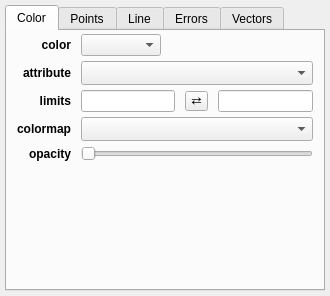
<?xml version="1.0" encoding="UTF-8"?>
<ui version="4.0">
 <class>Form</class>
 <widget class="QWidget" name="Form">
  <property name="geometry">
   <rect>
    <x>0</x>
    <y>0</y>
    <width>330</width>
    <height>296</height>
   </rect>
  </property>
  <property name="windowTitle">
   <string>Form</string>
  </property>
  <layout class="QGridLayout" name="gridLayout">
   <property name="leftMargin">
    <number>5</number>
   </property>
   <property name="topMargin">
    <number>5</number>
   </property>
   <property name="rightMargin">
    <number>5</number>
   </property>
   <property name="bottomMargin">
    <number>5</number>
   </property>
   <item row="0" column="1">
    <widget class="QTabWidget" name="tab_widget">
     <property name="currentIndex">
      <number>0</number>
     </property>
     <property name="elideMode">
      <enum>Qt::ElideNone</enum>
     </property>
     <widget class="QWidget" name="tab_4">
      <attribute name="title">
       <string>Color</string>
      </attribute>
      <layout class="QGridLayout" name="gridLayout_5">
       <property name="leftMargin">
        <number>10</number>
       </property>
       <property name="topMargin">
        <number>3</number>
       </property>
       <property name="rightMargin">
        <number>10</number>
       </property>
       <property name="bottomMargin">
        <number>3</number>
       </property>
       <property name="horizontalSpacing">
        <number>10</number>
       </property>
       <property name="verticalSpacing">
        <number>5</number>
       </property>
       <item row="5" column="1" colspan="3">
        <widget class="QSlider" name="value_alpha">
         <property name="maximum">
          <number>100</number>
         </property>
         <property name="orientation">
          <enum>Qt::Horizontal</enum>
         </property>
        </widget>
       </item>
       <item row="5" column="0">
        <widget class="QLabel" name="label_7">
         <property name="font">
          <font>
           <weight>75</weight>
           <bold>true</bold>
          </font>
         </property>
         <property name="text">
          <string>opacity</string>
         </property>
         <property name="alignment">
          <set>Qt::AlignRight|Qt::AlignTrailing|Qt::AlignVCenter</set>
         </property>
        </widget>
       </item>
       <item row="3" column="1">
        <widget class="QLineEdit" name="valuetext_cmap_vmin"/>
       </item>
       <item row="6" column="1" colspan="3">
        <spacer name="horizontalSpacer_5">
         <property name="orientation">
          <enum>Qt::Horizontal</enum>
         </property>
         <property name="sizeHint" stdset="0">
          <size>
           <width>40</width>
           <height>1</height>
          </size>
         </property>
        </spacer>
       </item>
       <item row="0" column="3">
        <widget class="QColorBox" name="color_color">
         <property name="sizePolicy">
          <sizepolicy hsizetype="Preferred" vsizetype="Minimum">
           <horstretch>0</horstretch>
           <verstretch>0</verstretch>
          </sizepolicy>
         </property>
         <property name="text">
          <string/>
         </property>
        </widget>
       </item>
       <item row="3" column="3">
        <widget class="QLineEdit" name="valuetext_cmap_vmax"/>
       </item>
       <item row="6" column="0">
        <spacer name="verticalSpacer_2">
         <property name="orientation">
          <enum>Qt::Vertical</enum>
         </property>
         <property name="sizeHint" stdset="0">
          <size>
           <width>20</width>
           <height>40</height>
          </size>
         </property>
        </spacer>
       </item>
       <item row="2" column="1" colspan="3">
        <widget class="QComboBox" name="combosel_cmap_att">
         <property name="sizeAdjustPolicy">
          <enum>QComboBox::AdjustToMinimumContentsLengthWithIcon</enum>
         </property>
        </widget>
       </item>
       <item row="0" column="1">
        <widget class="QComboBox" name="combosel_cmap_mode">
         <property name="maximumSize">
          <size>
           <width>80</width>
           <height>16777215</height>
          </size>
         </property>
        </widget>
       </item>
       <item row="3" column="2">
        <widget class="QToolButton" name="button_flip_cmap">
         <property name="styleSheet">
          <string notr="true">padding: 0px</string>
         </property>
         <property name="text">
          <string>⇄</string>
         </property>
        </widget>
       </item>
       <item row="0" column="0">
        <widget class="QLabel" name="label_10">
         <property name="font">
          <font>
           <weight>75</weight>
           <bold>true</bold>
          </font>
         </property>
         <property name="text">
          <string>color</string>
         </property>
         <property name="alignment">
          <set>Qt::AlignRight|Qt::AlignTrailing|Qt::AlignVCenter</set>
         </property>
        </widget>
       </item>
       <item row="3" column="0">
        <widget class="QLabel" name="label_cmap_limits">
         <property name="font">
          <font>
           <weight>75</weight>
           <bold>true</bold>
          </font>
         </property>
         <property name="text">
          <string>limits</string>
         </property>
         <property name="alignment">
          <set>Qt::AlignRight|Qt::AlignTrailing|Qt::AlignVCenter</set>
         </property>
        </widget>
       </item>
       <item row="4" column="0">
        <widget class="QLabel" name="label_colormap">
         <property name="font">
          <font>
           <weight>75</weight>
           <bold>true</bold>
          </font>
         </property>
         <property name="text">
          <string>colormap</string>
         </property>
         <property name="alignment">
          <set>Qt::AlignRight|Qt::AlignTrailing|Qt::AlignVCenter</set>
         </property>
        </widget>
       </item>
       <item row="2" column="0">
        <widget class="QLabel" name="label_cmap_attribute">
         <property name="font">
          <font>
           <weight>75</weight>
           <bold>true</bold>
          </font>
         </property>
         <property name="text">
          <string>attribute</string>
         </property>
         <property name="alignment">
          <set>Qt::AlignRight|Qt::AlignTrailing|Qt::AlignVCenter</set>
         </property>
        </widget>
       </item>
       <item row="4" column="1" colspan="3">
        <widget class="QColormapCombo" name="combodata_cmap">
         <property name="sizePolicy">
          <sizepolicy hsizetype="Expanding" vsizetype="Fixed">
           <horstretch>0</horstretch>
           <verstretch>0</verstretch>
          </sizepolicy>
         </property>
         <property name="sizeAdjustPolicy">
          <enum>QComboBox::AdjustToMinimumContentsLengthWithIcon</enum>
         </property>
        </widget>
       </item>
      </layout>
     </widget>
     <widget class="QWidget" name="tab_2">
      <attribute name="title">
       <string>Points</string>
      </attribute>
      <layout class="QGridLayout" name="gridLayout_4">
       <property name="leftMargin">
        <number>10</number>
       </property>
       <property name="topMargin">
        <number>3</number>
       </property>
       <property name="rightMargin">
        <number>10</number>
       </property>
       <property name="bottomMargin">
        <number>3</number>
       </property>
       <property name="horizontalSpacing">
        <number>10</number>
       </property>
       <property name="verticalSpacing">
        <number>5</number>
       </property>
       <item row="7" column="1" colspan="3">
        <widget class="QComboBox" name="combosel_stretch">
         <property name="maximumSize">
          <size>
           <width>120</width>
           <height>16777215</height>
          </size>
         </property>
         <property name="sizeAdjustPolicy">
          <enum>QComboBox::AdjustToMinimumContentsLengthWithIcon</enum>
         </property>
        </widget>
       </item>
       <item row="0" column="0">
        <widget class="QLabel" name="label">
         <property name="font">
          <font>
           <weight>75</weight>
           <bold>true</bold>
          </font>
         </property>
         <property name="text">
          <string>show</string>
         </property>
         <property name="alignment">
          <set>Qt::AlignRight|Qt::AlignTrailing|Qt::AlignVCenter</set>
         </property>
        </widget>
       </item>
       <item row="5" column="0">
        <widget class="QLabel" name="label_size_limits">
         <property name="font">
          <font>
           <weight>75</weight>
           <bold>true</bold>
          </font>
         </property>
         <property name="layoutDirection">
          <enum>Qt::LeftToRight</enum>
         </property>
         <property name="text">
          <string>limits</string>
         </property>
         <property name="alignment">
          <set>Qt::AlignRight|Qt::AlignTrailing|Qt::AlignVCenter</set>
         </property>
        </widget>
       </item>
       <item row="5" column="2">
        <widget class="QToolButton" name="button_flip_size">
         <property name="styleSheet">
          <string notr="true">padding: 0px</string>
         </property>
         <property name="text">
          <string>⇄</string>
         </property>
        </widget>
       </item>
       <item row="8" column="0">
        <widget class="QLabel" name="label_dpi">
         <property name="font">
          <font>
           <weight>75</weight>
           <bold>true</bold>
          </font>
         </property>
         <property name="text">
          <string>dpi</string>
         </property>
         <property name="alignment">
          <set>Qt::AlignRight|Qt::AlignTrailing|Qt::AlignVCenter</set>
         </property>
        </widget>
       </item>
       <item row="5" column="1">
        <widget class="QLineEdit" name="valuetext_size_vmin"/>
       </item>
       <item row="4" column="0">
        <widget class="QLabel" name="label_size_attribute">
         <property name="font">
          <font>
           <weight>75</weight>
           <bold>true</bold>
          </font>
         </property>
         <property name="layoutDirection">
          <enum>Qt::LeftToRight</enum>
         </property>
         <property name="text">
          <string>attribute</string>
         </property>
         <property name="alignment">
          <set>Qt::AlignRight|Qt::AlignTrailing|Qt::AlignVCenter</set>
         </property>
        </widget>
       </item>
       <item row="6" column="0">
        <widget class="QLabel" name="label_size_scaling">
         <property name="font">
          <font>
           <weight>75</weight>
           <bold>true</bold>
          </font>
         </property>
         <property name="layoutDirection">
          <enum>Qt::LeftToRight</enum>
         </property>
         <property name="text">
          <string>scaling</string>
         </property>
         <property name="alignment">
          <set>Qt::AlignRight|Qt::AlignTrailing|Qt::AlignVCenter</set>
         </property>
        </widget>
       </item>
       <item row="2" column="0">
        <widget class="QLabel" name="label_size_mode">
         <property name="font">
          <font>
           <weight>75</weight>
           <bold>true</bold>
          </font>
         </property>
         <property name="layoutDirection">
          <enum>Qt::LeftToRight</enum>
         </property>
         <property name="text">
          <string>size</string>
         </property>
         <property name="alignment">
          <set>Qt::AlignRight|Qt::AlignTrailing|Qt::AlignVCenter</set>
         </property>
        </widget>
       </item>
       <item row="10" column="1" colspan="3">
        <spacer name="horizontalSpacer_4">
         <property name="orientation">
          <enum>Qt::Horizontal</enum>
         </property>
         <property name="sizeHint" stdset="0">
          <size>
           <width>40</width>
           <height>1</height>
          </size>
         </property>
        </spacer>
       </item>
       <item row="5" column="3">
        <widget class="QLineEdit" name="valuetext_size_vmax"/>
       </item>
       <item row="10" column="0">
        <spacer name="verticalSpacer">
         <property name="orientation">
          <enum>Qt::Vertical</enum>
         </property>
         <property name="sizeHint" stdset="0">
          <size>
           <width>20</width>
           <height>40</height>
          </size>
         </property>
        </spacer>
       </item>
       <item row="6" column="1" colspan="3">
        <widget class="QSlider" name="value_size_scaling">
         <property name="maximum">
          <number>100</number>
         </property>
         <property name="value">
          <number>50</number>
         </property>
         <property name="orientation">
          <enum>Qt::Horizontal</enum>
         </property>
        </widget>
       </item>
       <item row="2" column="1">
        <widget class="QComboBox" name="combosel_size_mode">
         <property name="sizePolicy">
          <sizepolicy hsizetype="Minimum" vsizetype="Fixed">
           <horstretch>0</horstretch>
           <verstretch>0</verstretch>
          </sizepolicy>
         </property>
         <property name="maximumSize">
          <size>
           <width>80</width>
           <height>16777215</height>
          </size>
         </property>
        </widget>
       </item>
       <item row="1" column="0">
        <widget class="QLabel" name="label_14">
         <property name="font">
          <font>
           <weight>75</weight>
           <bold>true</bold>
          </font>
         </property>
         <property name="text">
          <string>type</string>
         </property>
         <property name="alignment">
          <set>Qt::AlignRight|Qt::AlignTrailing|Qt::AlignVCenter</set>
         </property>
        </widget>
       </item>
       <item row="2" column="3">
        <widget class="QSpinBox" name="value_size"/>
       </item>
       <item row="4" column="1" colspan="3">
        <widget class="QComboBox" name="combosel_size_att">
         <property name="sizeAdjustPolicy">
          <enum>QComboBox::AdjustToMinimumContentsLengthWithIcon</enum>
         </property>
        </widget>
       </item>
       <item row="0" column="1" colspan="3">
        <widget class="QCheckBox" name="bool_markers_visible">
         <property name="text">
          <string/>
         </property>
        </widget>
       </item>
       <item row="7" column="0">
        <widget class="QLabel" name="label_stretch">
         <property name="font">
          <font>
           <weight>75</weight>
           <bold>true</bold>
          </font>
         </property>
         <property name="text">
          <string>stretch</string>
         </property>
         <property name="alignment">
          <set>Qt::AlignRight|Qt::AlignTrailing|Qt::AlignVCenter</set>
         </property>
        </widget>
       </item>
       <item row="8" column="1" colspan="3">
        <widget class="QSlider" name="value_dpi">
         <property name="orientation">
          <enum>Qt::Horizontal</enum>
         </property>
        </widget>
       </item>
       <item row="1" column="1" colspan="3">
        <widget class="QComboBox" name="combosel_points_mode">
         <property name="maximumSize">
          <size>
           <width>16777215</width>
           <height>16777215</height>
          </size>
         </property>
         <property name="sizeAdjustPolicy">
          <enum>QComboBox::AdjustToMinimumContentsLengthWithIcon</enum>
         </property>
        </widget>
       </item>
       <item row="9" column="0">
        <widget class="QLabel" name="label_contrast">
         <property name="font">
          <font>
           <weight>75</weight>
           <bold>true</bold>
          </font>
         </property>
         <property name="text">
          <string>contrast</string>
         </property>
         <property name="alignment">
          <set>Qt::AlignRight|Qt::AlignTrailing|Qt::AlignVCenter</set>
         </property>
        </widget>
       </item>
       <item row="9" column="1" colspan="3">
        <widget class="QSlider" name="value_density_contrast">
         <property name="orientation">
          <enum>Qt::Horizontal</enum>
         </property>
        </widget>
       </item>
       <item row="3" column="0">
        <widget class="QLabel" name="label_fill">
         <property name="font">
          <font>
           <weight>75</weight>
           <bold>true</bold>
          </font>
         </property>
         <property name="text">
          <string>fill</string>
         </property>
         <property name="alignment">
          <set>Qt::AlignRight|Qt::AlignTrailing|Qt::AlignVCenter</set>
         </property>
        </widget>
       </item>
       <item row="3" column="1" colspan="3">
        <widget class="QCheckBox" name="bool_fill">
         <property name="text">
          <string/>
         </property>
        </widget>
       </item>
      </layout>
     </widget>
     <widget class="QWidget" name="tab_3">
      <attribute name="title">
       <string>Line</string>
      </attribute>
      <layout class="QGridLayout" name="gridLayout_3">
       <property name="leftMargin">
        <number>10</number>
       </property>
       <property name="topMargin">
        <number>3</number>
       </property>
       <property name="rightMargin">
        <number>10</number>
       </property>
       <property name="bottomMargin">
        <number>3</number>
       </property>
       <property name="horizontalSpacing">
        <number>10</number>
       </property>
       <property name="verticalSpacing">
        <number>5</number>
       </property>
       <item row="3" column="1">
        <spacer name="horizontalSpacer_3">
         <property name="orientation">
          <enum>Qt::Horizontal</enum>
         </property>
         <property name="sizeHint" stdset="0">
          <size>
           <width>40</width>
           <height>1</height>
          </size>
         </property>
        </spacer>
       </item>
       <item row="1" column="1">
        <widget class="QSpinBox" name="value_linewidth">
         <property name="minimum">
          <number>1</number>
         </property>
        </widget>
       </item>
       <item row="1" column="0">
        <widget class="QLabel" name="label_8">
         <property name="font">
          <font>
           <weight>75</weight>
           <bold>true</bold>
          </font>
         </property>
         <property name="text">
          <string>width</string>
         </property>
         <property name="alignment">
          <set>Qt::AlignRight|Qt::AlignTrailing|Qt::AlignVCenter</set>
         </property>
        </widget>
       </item>
       <item row="3" column="0">
        <spacer name="verticalSpacer_4">
         <property name="orientation">
          <enum>Qt::Vertical</enum>
         </property>
         <property name="sizeHint" stdset="0">
          <size>
           <width>20</width>
           <height>40</height>
          </size>
         </property>
        </spacer>
       </item>
       <item row="2" column="1">
        <widget class="QComboBox" name="combosel_linestyle"/>
       </item>
       <item row="2" column="0">
        <widget class="QLabel" name="label_9">
         <property name="font">
          <font>
           <weight>75</weight>
           <bold>true</bold>
          </font>
         </property>
         <property name="text">
          <string>style</string>
         </property>
         <property name="alignment">
          <set>Qt::AlignRight|Qt::AlignTrailing|Qt::AlignVCenter</set>
         </property>
        </widget>
       </item>
       <item row="0" column="0">
        <widget class="QLabel" name="label_2">
         <property name="font">
          <font>
           <weight>75</weight>
           <bold>true</bold>
          </font>
         </property>
         <property name="text">
          <string>show</string>
         </property>
         <property name="alignment">
          <set>Qt::AlignRight|Qt::AlignTrailing|Qt::AlignVCenter</set>
         </property>
        </widget>
       </item>
       <item row="0" column="1">
        <widget class="QCheckBox" name="bool_line_visible">
         <property name="text">
          <string/>
         </property>
        </widget>
       </item>
      </layout>
     </widget>
     <widget class="QWidget" name="tab">
      <attribute name="title">
       <string>Errors</string>
      </attribute>
      <layout class="QGridLayout" name="gridLayout_2">
       <property name="leftMargin">
        <number>10</number>
       </property>
       <property name="topMargin">
        <number>3</number>
       </property>
       <property name="rightMargin">
        <number>10</number>
       </property>
       <property name="bottomMargin">
        <number>3</number>
       </property>
       <property name="horizontalSpacing">
        <number>10</number>
       </property>
       <property name="verticalSpacing">
        <number>5</number>
       </property>
       <item row="3" column="1">
        <spacer name="verticalSpacer_3">
         <property name="orientation">
          <enum>Qt::Vertical</enum>
         </property>
         <property name="sizeHint" stdset="0">
          <size>
           <width>20</width>
           <height>40</height>
          </size>
         </property>
        </spacer>
       </item>
       <item row="3" column="4">
        <spacer name="horizontalSpacer">
         <property name="orientation">
          <enum>Qt::Horizontal</enum>
         </property>
         <property name="sizeHint" stdset="0">
          <size>
           <width>40</width>
           <height>1</height>
          </size>
         </property>
        </spacer>
       </item>
       <item row="2" column="4">
        <widget class="QComboBox" name="combosel_yerr_att">
         <property name="sizeAdjustPolicy">
          <enum>QComboBox::AdjustToMinimumContentsLengthWithIcon</enum>
         </property>
        </widget>
       </item>
       <item row="1" column="4">
        <widget class="QComboBox" name="combosel_xerr_att">
         <property name="sizeAdjustPolicy">
          <enum>QComboBox::AdjustToMinimumContentsLengthWithIcon</enum>
         </property>
        </widget>
       </item>
       <item row="1" column="2">
        <widget class="QCheckBox" name="bool_xerr_visible">
         <property name="text">
          <string/>
         </property>
        </widget>
       </item>
       <item row="2" column="2">
        <widget class="QCheckBox" name="bool_yerr_visible">
         <property name="text">
          <string/>
         </property>
        </widget>
       </item>
       <item row="2" column="1">
        <widget class="QLabel" name="label_6">
         <property name="font">
          <font>
           <weight>75</weight>
           <bold>true</bold>
          </font>
         </property>
         <property name="text">
          <string>show y</string>
         </property>
        </widget>
       </item>
       <item row="1" column="1">
        <widget class="QLabel" name="label_5">
         <property name="font">
          <font>
           <weight>75</weight>
           <bold>true</bold>
          </font>
         </property>
         <property name="text">
          <string>show x</string>
         </property>
        </widget>
       </item>
       <item row="0" column="1" colspan="5">
        <widget class="QLabel" name="label_warning_errorbar">
         <property name="styleSheet">
          <string notr="true">color: #BB2200</string>
         </property>
         <property name="text">
          <string>Warning: adding errorbars may be slow</string>
         </property>
         <property name="alignment">
          <set>Qt::AlignCenter</set>
         </property>
        </widget>
       </item>
      </layout>
     </widget>
     <widget class="QWidget" name="tab_5">
      <attribute name="title">
       <string>Vectors</string>
      </attribute>
      <layout class="QGridLayout" name="gridLayout_6">
       <property name="leftMargin">
        <number>10</number>
       </property>
       <property name="topMargin">
        <number>3</number>
       </property>
       <property name="rightMargin">
        <number>10</number>
       </property>
       <property name="bottomMargin">
        <number>3</number>
       </property>
       <property name="horizontalSpacing">
        <number>10</number>
       </property>
       <property name="verticalSpacing">
        <number>5</number>
       </property>
       <item row="7" column="1">
        <widget class="QCheckBox" name="bool_vector_arrowhead">
         <property name="text">
          <string>Show arrow</string>
         </property>
        </widget>
       </item>
       <item row="3" column="1">
        <widget class="QComboBox" name="combosel_vx_att">
         <property name="sizeAdjustPolicy">
          <enum>QComboBox::AdjustToMinimumContentsLengthWithIcon</enum>
         </property>
        </widget>
       </item>
       <item row="1" column="0">
        <widget class="QLabel" name="label_3">
         <property name="font">
          <font>
           <weight>75</weight>
           <bold>true</bold>
          </font>
         </property>
         <property name="text">
          <string>show</string>
         </property>
         <property name="alignment">
          <set>Qt::AlignRight|Qt::AlignTrailing|Qt::AlignVCenter</set>
         </property>
        </widget>
       </item>
       <item row="4" column="1">
        <widget class="QComboBox" name="combosel_vy_att">
         <property name="sizeAdjustPolicy">
          <enum>QComboBox::AdjustToMinimumContentsLengthWithIcon</enum>
         </property>
        </widget>
       </item>
       <item row="3" column="0">
        <widget class="QLabel" name="label_vector_x">
         <property name="font">
          <font>
           <weight>75</weight>
           <bold>true</bold>
          </font>
         </property>
         <property name="text">
          <string>vx</string>
         </property>
         <property name="alignment">
          <set>Qt::AlignRight|Qt::AlignTrailing|Qt::AlignVCenter</set>
         </property>
        </widget>
       </item>
       <item row="2" column="1">
        <widget class="QComboBox" name="combosel_vector_mode">
         <property name="sizePolicy">
          <sizepolicy hsizetype="MinimumExpanding" vsizetype="Fixed">
           <horstretch>0</horstretch>
           <verstretch>0</verstretch>
          </sizepolicy>
         </property>
         <property name="maximumSize">
          <size>
           <width>16777215</width>
           <height>16777215</height>
          </size>
         </property>
        </widget>
       </item>
       <item row="7" column="0">
        <widget class="QLabel" name="label_12">
         <property name="font">
          <font>
           <weight>75</weight>
           <bold>true</bold>
          </font>
         </property>
         <property name="text">
          <string>arrow</string>
         </property>
         <property name="alignment">
          <set>Qt::AlignRight|Qt::AlignTrailing|Qt::AlignVCenter</set>
         </property>
        </widget>
       </item>
       <item row="6" column="1">
        <widget class="QComboBox" name="combosel_vector_origin"/>
       </item>
       <item row="2" column="0">
        <widget class="QLabel" name="label_4">
         <property name="font">
          <font>
           <weight>75</weight>
           <bold>true</bold>
          </font>
         </property>
         <property name="text">
          <string>type</string>
         </property>
         <property name="alignment">
          <set>Qt::AlignRight|Qt::AlignTrailing|Qt::AlignVCenter</set>
         </property>
        </widget>
       </item>
       <item row="1" column="1">
        <widget class="QCheckBox" name="bool_vector_visible">
         <property name="text">
          <string/>
         </property>
        </widget>
       </item>
       <item row="4" column="0">
        <widget class="QLabel" name="label_vector_y">
         <property name="font">
          <font>
           <weight>75</weight>
           <bold>true</bold>
          </font>
         </property>
         <property name="text">
          <string>vy</string>
         </property>
         <property name="alignment">
          <set>Qt::AlignRight|Qt::AlignTrailing|Qt::AlignVCenter</set>
         </property>
        </widget>
       </item>
       <item row="6" column="0">
        <widget class="QLabel" name="label_11">
         <property name="font">
          <font>
           <weight>75</weight>
           <bold>true</bold>
          </font>
         </property>
         <property name="text">
          <string>origin</string>
         </property>
         <property name="alignment">
          <set>Qt::AlignRight|Qt::AlignTrailing|Qt::AlignVCenter</set>
         </property>
        </widget>
       </item>
       <item row="8" column="1">
        <spacer name="horizontalSpacer_2">
         <property name="orientation">
          <enum>Qt::Horizontal</enum>
         </property>
         <property name="sizeHint" stdset="0">
          <size>
           <width>40</width>
           <height>1</height>
          </size>
         </property>
        </spacer>
       </item>
       <item row="8" column="0">
        <spacer name="verticalSpacer_5">
         <property name="orientation">
          <enum>Qt::Vertical</enum>
         </property>
         <property name="sizeHint" stdset="0">
          <size>
           <width>20</width>
           <height>40</height>
          </size>
         </property>
        </spacer>
       </item>
       <item row="5" column="1">
        <widget class="QSlider" name="value_vector_scaling">
         <property name="orientation">
          <enum>Qt::Horizontal</enum>
         </property>
        </widget>
       </item>
       <item row="5" column="0">
        <widget class="QLabel" name="label_13">
         <property name="font">
          <font>
           <weight>75</weight>
           <bold>true</bold>
          </font>
         </property>
         <property name="text">
          <string>scaling</string>
         </property>
         <property name="alignment">
          <set>Qt::AlignRight|Qt::AlignTrailing|Qt::AlignVCenter</set>
         </property>
        </widget>
       </item>
       <item row="0" column="0" colspan="2">
        <widget class="QLabel" name="label_warning_vector">
         <property name="styleSheet">
          <string notr="true">color: #BB2200</string>
         </property>
         <property name="text">
          <string>Warning: adding vectors may be slow</string>
         </property>
         <property name="alignment">
          <set>Qt::AlignCenter</set>
         </property>
         <property name="wordWrap">
          <bool>false</bool>
         </property>
        </widget>
       </item>
      </layout>
     </widget>
    </widget>
   </item>
  </layout>
 </widget>
 <customwidgets>
  <customwidget>
   <class>QColorBox</class>
   <extends>QLabel</extends>
   <header>glue_qt.utils.qt.colors</header>
  </customwidget>
  <customwidget>
   <class>QColormapCombo</class>
   <extends>QComboBox</extends>
   <header>glue_qt.utils.qt.colors</header>
  </customwidget>
 </customwidgets>
 <resources/>
 <connections/>
</ui>
